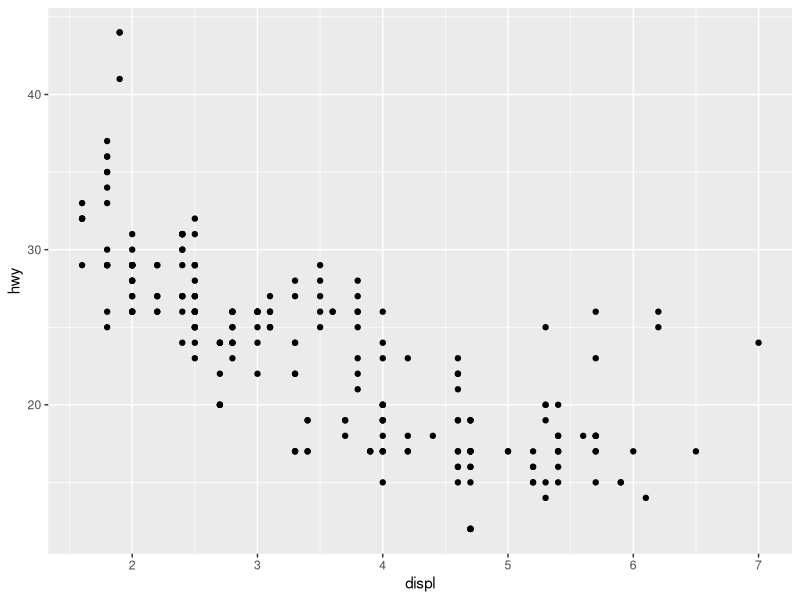
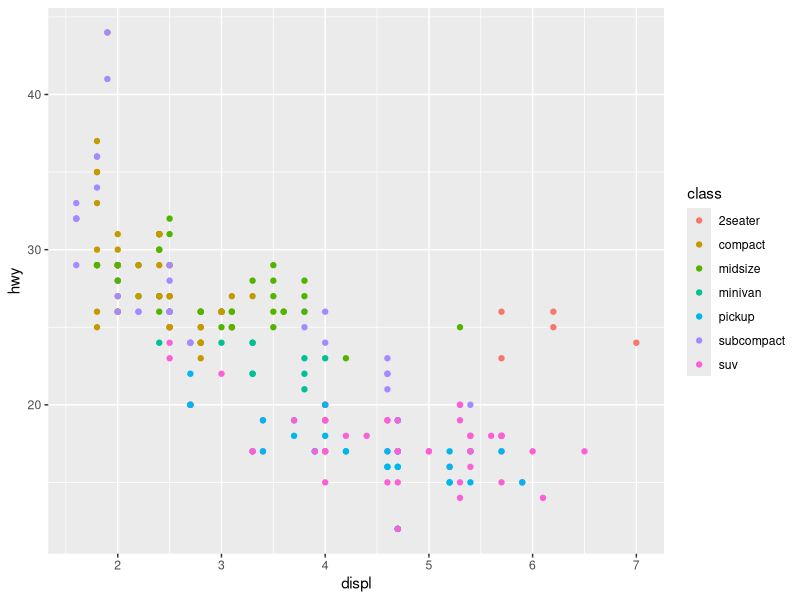
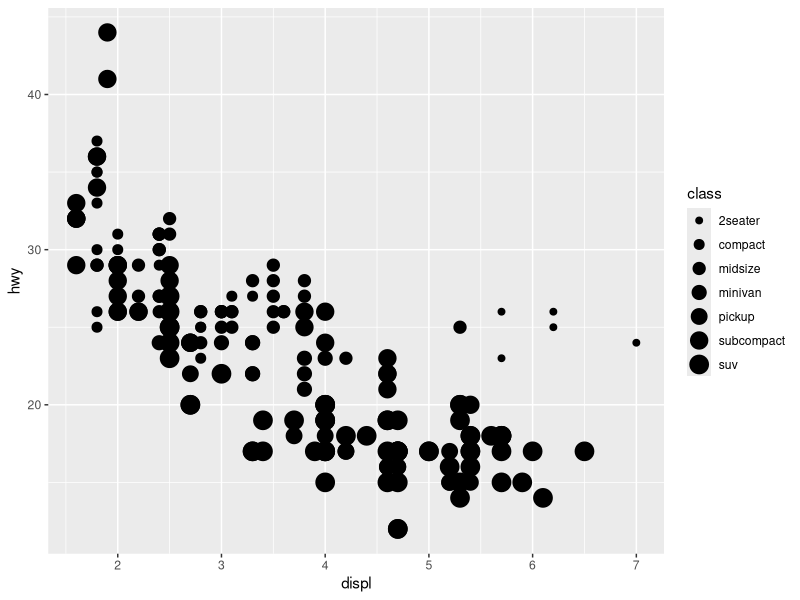
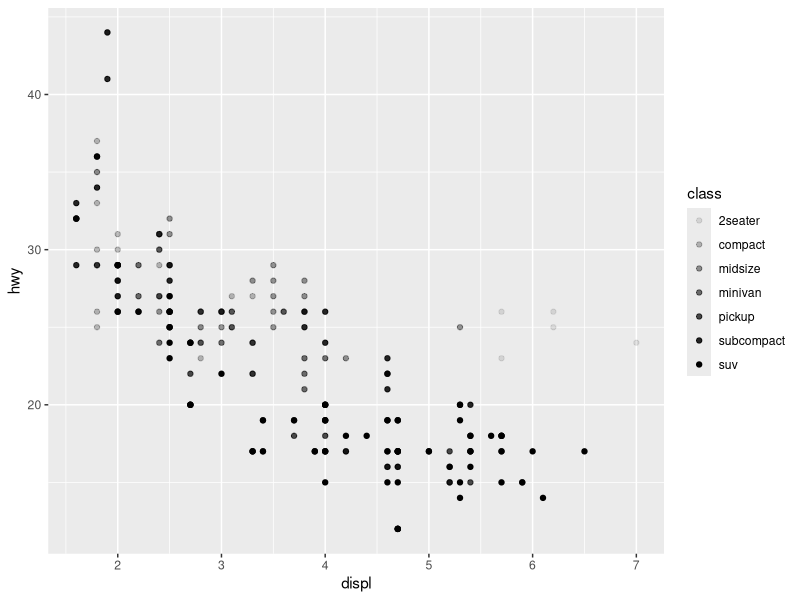
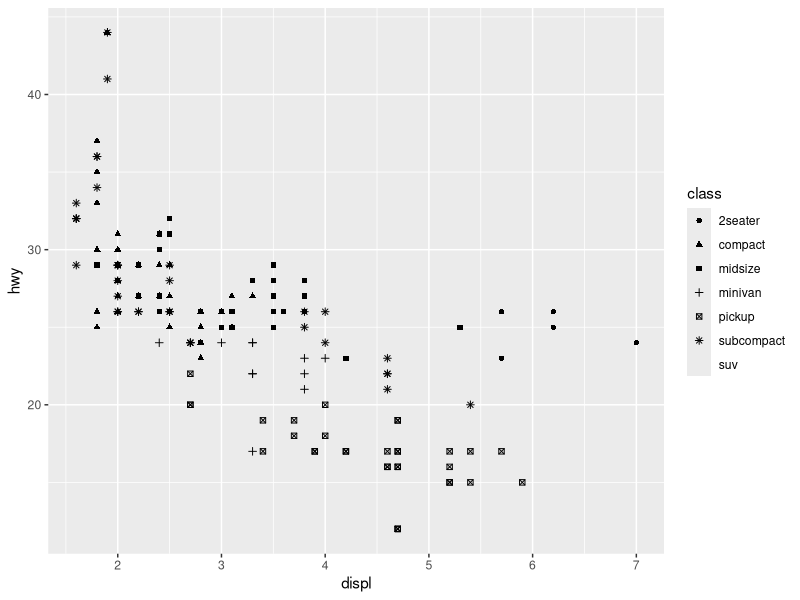
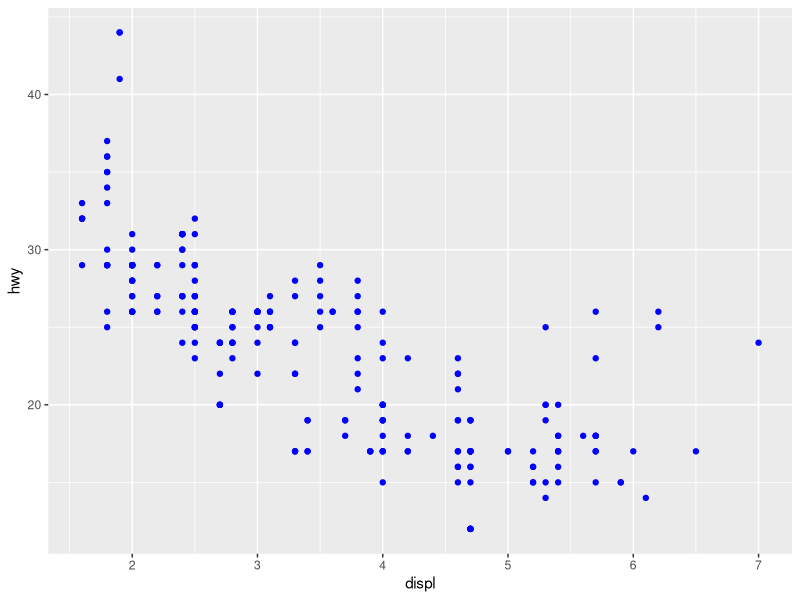
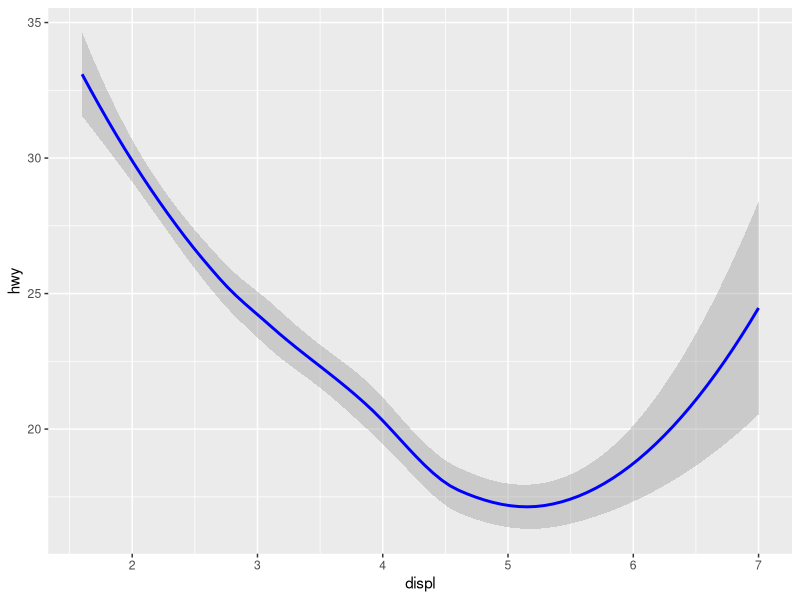
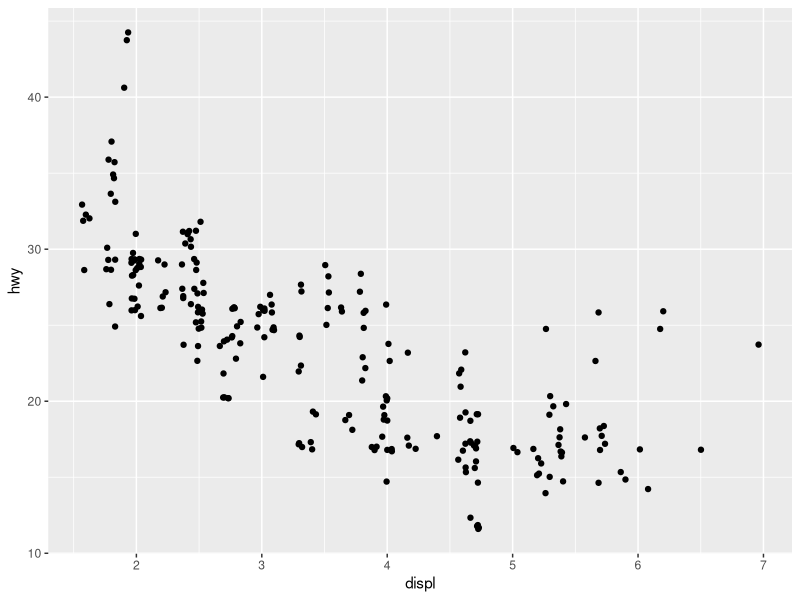

These figures' R source, in order:
# R for Data Science
# https://r4ds.had.co.nz
library(tidyverse)
str(mpg)
ggplot(mpg, aes(x=displ, y=hwy)) + geom_point()

ggplot(mpg, aes(x=displ, y=hwy, color = class)) + geom_point()

ggplot(mpg, aes(x=displ, y=hwy, size = class)) + geom_point()

ggplot(mpg, aes(x=displ, y=hwy, alpha = class)) + geom_point()

ggplot(mpg, aes(x=displ, y=hwy, shape = class)) + geom_point()

ggplot(mpg, aes(x=displ, y=hwy)) + geom_point(color = "blue")

ggplot(mpg, aes(x=displ, y=hwy)) + geom_smooth(color = "blue")

# Jitter: adds random noise around each point
ggplot(data = mpg) + 
  geom_point(mapping = aes(x = displ, y = hwy), position = "jitter")
# without jitter
ggplot(data = mpg) + 
  geom_point(mapping = aes(x = displ, y = hwy))

# coord_flip()
ggplot(data = mpg, mapping = aes(x = class, y = hwy)) + 
  geom_boxplot()

ggplot(data = mpg, mapping = aes(x = class, y = hwy)) + 
  geom_boxplot() +
  coord_flip()


# Facets: categorical variables
ggplot(data = mpg) + 
  geom_point(mapping = aes(x = displ, y = hwy)) + 
  facet_wrap(~ class, nrow = 2)


# linetype
ggplot(data = mpg) + 
  geom_smooth(mapping = aes(x = displ, y = hwy, linetype = drv))




ggplot(data = mpg) + 
  geom_point(mapping = aes(x = displ, y = hwy)) +
  geom_smooth(mapping = aes(x = displ, y = hwy))
# Duplication of code.
# We can pass the parameters one time, globally:

ggplot(data = mpg, mapping = aes(x = displ, y = hwy)) + 
  geom_point() + 
  geom_smooth()

# => different aesthetics in different layers
ggplot(data = mpg, mapping = aes(x = displ, y = hwy)) + 
  geom_point(mapping = aes(color = class)) + 
  geom_smooth()


ggplot(data = mpg, mapping = aes(x = displ, y = hwy)) + 
  geom_point(mapping = aes(color = class)) + 
  geom_smooth(data = filter(mpg, class == "subcompact"), se = TRUE, level = .99)
# plus confidence interval around the line: se = TRUE (default = .95)